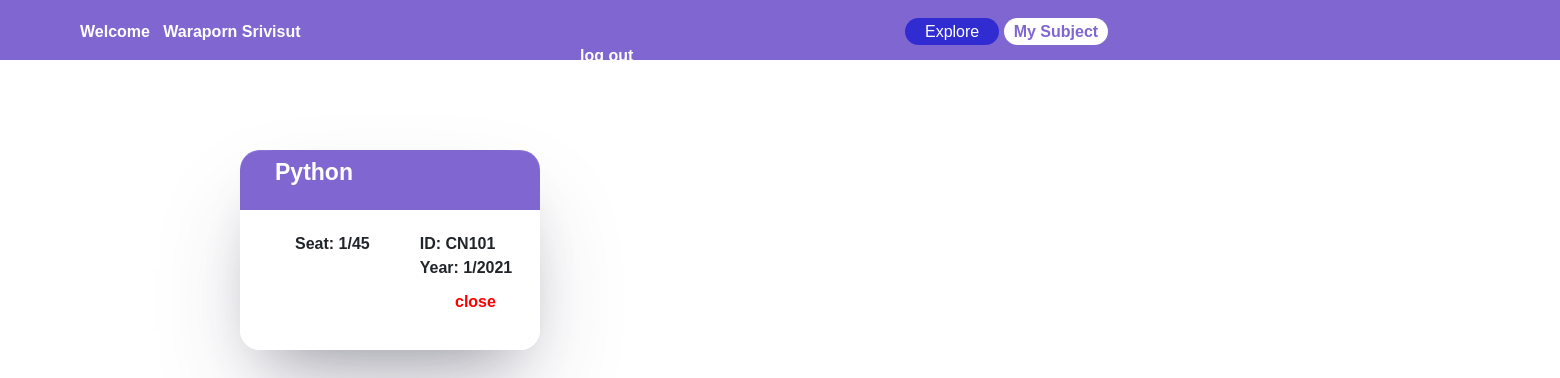
/regis/course/7/ (signed in), run on the app's committed database.
### regis/models.py (models this page shows)
class Course(models.Model):
    c_name = models.CharField(max_length=200)
    c_code = models.CharField(max_length=10)
    number_of_Applicants = models.IntegerField(default=0)
    seat = models.IntegerField()
    status = models.IntegerField(null=True)
    semeter = models.ForeignKey(Term,on_delete=models.CASCADE,related_name="c_term")
    student =  models.ManyToManyField(User, blank=True,related_name="student")
    for_year = models.IntegerField(null=True)
    year = models.IntegerField(null=True)
    def __str__(self):
        return f"{self.c_name}"

class Term(models.Model):   # 1 physics
    semeter =  models.IntegerField()
    year = models.IntegerField()
    def __str__(self):
        return f"{self.semeter}/{self.year}"

### regis/views.py (the view)
# urls.py: path('course/<int:course_id>/',views.course , name="course"),
def course(request,course_id):
    status = 0
    course = Course.objects.all().filter(id=course_id)
    check = Course.objects.get(pk=course_id)
    if request.user in check.student.all():
        status = 1
    return render(request, "regis/course.html",{"course":course,"status":status})

### regis/templates/regis/course.html
  {% extends "regis/layout.html" %}
  {% block page%}
  <a href="{% url 'regis:home' %}" id="home">Explore</a>
  <a href="{% url 'regis:mysub'%}" id="mysub">My Subject</a>
  {% endblock %}
  {% block content %}
    <section class="nav">
    </section >
    <section class="body">
       {% for course in course  %}
            <ul>
                <div class="container">
                    <div class="header">{{course}}</div>
                    <div class="content">
                        <li>Seat: {{course.number_of_Applicants}}/{{course.seat}}   </li>
                        <w>
                            <li>ID: {{course.c_code}}   </li>
                            <li>Year: {{course.semeter}}</li>
                        </w>
                    </div>
                    {% if course.number_of_Applicants == course.seat %}
                        <p class="enroll"><a id="full">Class is full</a></p>
                    {% else %}
                        {%if course.status != 1 %}
                          <p class="enroll"><a id="full">close</a></p>
                        {%else%}
                            {%if status == 0%}
                          <p class="enroll"><a href="{% url 'regis:regis' course.id  %}" id="enroll">enroll</a></p>
                            {%else%}
                          <p class="enroll"><a href="{% url 'regis:cancel' course.id 2 %}" id="cancel">cancel</a></p>
                            {% endif %}
                          {% endif %}
                    {% endif %}
                </div>
            </ul>
        {% endfor %}
    </section>
  {% endblock %}

### regis/templates/regis/layout.html (shortened to what this page needs)
<!DOCTYPE html>
<html lang="en">
<head>
   <link href="//maxcdn.bootstrapcdn.com/bootstrap/4.1.1/css/bootstrap.min.css" rel="stylesheet" id="bootstrap-css">
    {% load static %}
    <link rel="stylesheet" type="text/css" href="{% static 'css/style.css' %}">
</head>
<body>
  <header>
    <a2 id="user">Welcome  &nbsp {{user.first_name}} {{user.last_name}}</a2>
    {% block page%}
    {% endblock %}
    <a href="{% url 'users:logout' %}" id='logout'>log out</a>
  </header>
        {% block content %}
        {% endblock %}
</body>
</html>

### regis/static/css/style.css (style rules this page uses)
body { font-family: 'Niramit', sans-serif; margin: 0; }
body header { width: 100%; height: 60px; padding-top: 20px; background: #7F66D1; position: fixed; }
#user { font-weight: bold; text-decoration: none; color: white; padding-left: 80px; padding-right: 600px; }
body section.body { padding-top: 50px; padding-bottom: 240px; padding-left: 200px; display: flex; flex-wrap: wrap; width: 1700px; }
.nav { padding-top: 100px; }
#home { padding-right: 20px; text-decoration: none; color:white; border-radius: 20px; padding: 5px 20px; background: #312BD2; }
#mysub { padding-right: 20px; text-decoration: none; color:#7F66D1; border-radius: 20px; padding: 5px 10px; background: white; font-weight: bold; }
#logout { font-weight: bold; text-decoration: none; color: white; padding-left: 580px; }
body section ul { margin-right: 40px; }
.enroll { padding-left: 200px; }
#full { text-decoration: none; color:red; font-weight: bold; padding-left: 0px; }
body section ul div.container { width: 300px; height: 200px; background: linear-gradient(0deg, white 0%, white 70%, #7F66D1 50%, #7F66D1 100%); list-style: none; border-radius: 20px; box-shadow: rgba(255, 255, 255, 0.1) 0px 1px 1px 0px inset, rgba(50, 50, 93, 0.25) 0px 50px 100px -20px, rgba(0, 0, 0, 0.3) 0px 30px 60px -30px; transition: all 0.8s; }
body section ul div.container div.header { background: #7F66D1; padding-top: 5px; padding-left: 20px; padding-bottom: 12px; font-size: 23px; font-weight: bold; color: white; border-radius: 20px; }
body section ul div.container div.content { display: flex; padding-top: 30px; padding-left: 40px; font-weight: bold; padding-bottom: 10px; }
body section ul div.container w li { list-style: none; padding-left: 50px; }

### data on the page
Course: c_name "Python", number_of_Applicants "1", seat "45", c_code "CN101", semeter "1/2021", status "close"

### other printed values
{{ user.first_name }} "Waraporn"
{{ user.last_name }} "Srivisut"
